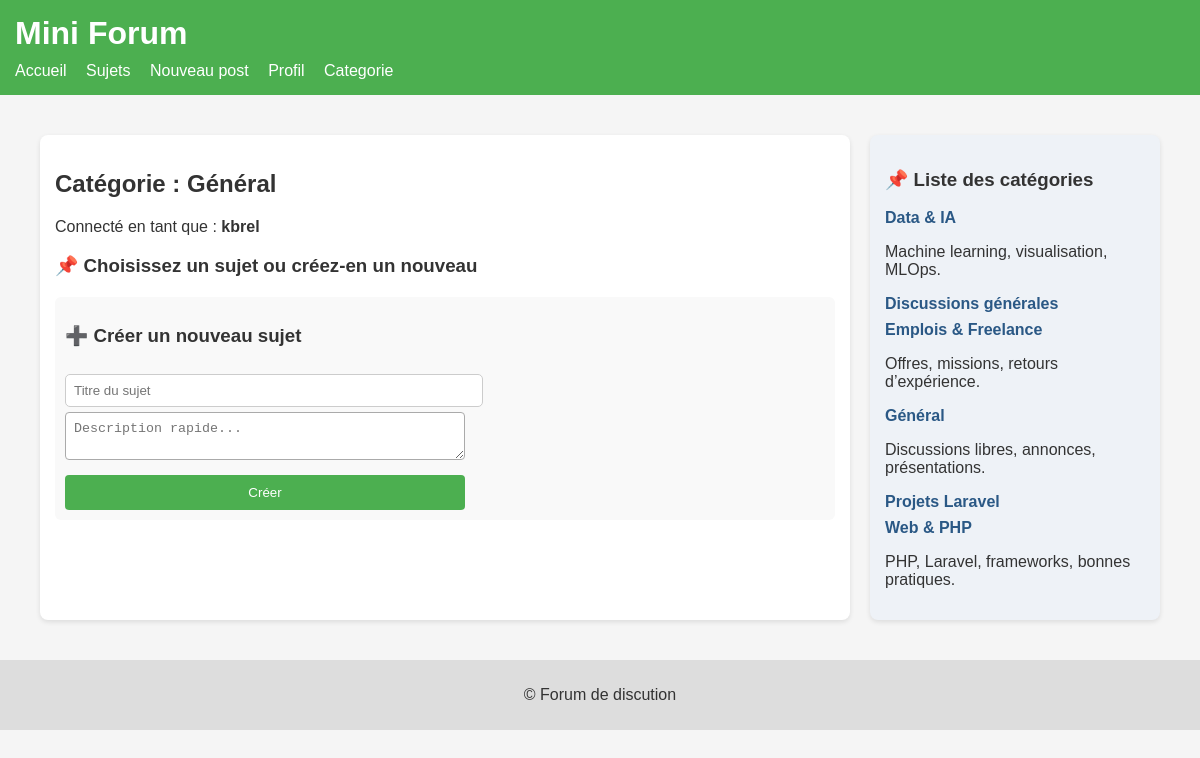
The page /View/topic.php?category_id=1&type=Général (signed in) on the database its author committed.
### tables this page shows
CREATE TABLE `categories` (
  `id` int(11) NOT NULL,
  `name` varchar(100) NOT NULL,
  `commentaire` text DEFAULT NULL,
  `created_at` timestamp NOT NULL DEFAULT current_timestamp()
);

### Models/Category.php (called while the page is built, shortened)
<?php
class Category {
    private $conn;
    public function __construct($db) {
        $this->conn = $db;
    }
    public function getAll() {
        $stmt = $this->conn->prepare("SELECT * FROM categories ORDER BY name ASC");
        $stmt->execute();
        return $stmt;
    }
    public function getById($id) {
        $stmt = $this->conn->prepare("SELECT * FROM categories WHERE id = :id LIMIT 1");
        $stmt->execute([':id' => $id]);
        return $stmt->fetch(PDO::FETCH_ASSOC);
    }
}
?>

### View/topic.php (the view, shortened to what this page needs)
<?php
require_once "../Models/Category.php";
$db = new Database();
$conn = $db->getConnection();
$categoryObj = new Category($conn);
$categories = $categoryObj->getAll()->fetchAll(PDO::FETCH_ASSOC);
$category_id = isset($_GET['category_id']) ? (int)$_GET['category_id'] : 0;
$selected_topic_id = isset($_GET['topic_id']) ? (int)$_GET['topic_id'] : 0;
include('../includes/head.php');
?>
<main class="forum-layout">
  <section class="left-panel">
      <h2>Catégorie : <?= $category_id ? htmlspecialchars($categoryObj->getById($category_id)['name']) : 'Aucune sélection' ?></h2>
      <p class="user-info">Connecté en tant que : <strong><?= $_SESSION['user']['username'] ?></strong></p>
      <?php if (!$selected_topic_id): ?>
          <div class="topics-list">
              <h3>📌 Choisissez un sujet ou créez-en un nouveau</h3>
          </div>
          <div class="add-topic">
              <h3>➕ Créer un nouveau sujet</h3>
              <form method="post">
                  <input type="text" name="title" placeholder="Titre du sujet" required>
                  <textarea name="description" rows="2" placeholder="Description rapide..." required></textarea>
                  <button type="submit">Créer</button>
              </form>
          </div>
      <?php endif; ?>
  </section>
  <aside class="right-panel">
      <h3>📌 Liste des catégories</h3>
      <ul>
          <?php foreach($categories as $cat): ?>
              <li>
                  <a href="topic.php?category_id=<?= $cat['id'] ?>">
                      <?= htmlspecialchars($cat['name']) ?>
                  </a>
                  <?php if(!empty($cat['commentaire'])): ?>
                      <p class="category-comment"><?= htmlspecialchars($cat['commentaire']) ?></p>
                  <?php endif; ?>
              </li>
          <?php endforeach; ?>
      </ul>
  </aside>
</main>
<?php
include('../includes/footer.php');
?>

### public/CSS/style.css (style rules this page uses)
body { font-family: Arial, sans-serif; margin: 0; background: #f5f5f5; color: #333; }
main { padding: 20px; }
form { display: flex; flex-direction: column; max-width: 400px; }
form input, form textarea { padding: 8px; margin-top: 5px; border: 1px solid #aaa; border-radius: 4px; }
form button { margin-top: 15px; padding: 10px; background: #4CAF50; border: none; color: white; cursor: pointer; border-radius: 4px; }
main.forum-layout { display: flex; gap: 20px; margin: 20px; }
.left-panel { flex: 3; background: #fff; padding: 15px; border-radius: 8px; box-shadow: 0 2px 5px rgba(0,0,0,0.1); }
.right-panel { flex: 1; background: #eef2f7; padding: 15px; border-radius: 8px; box-shadow: 0 2px 5px rgba(0,0,0,0.1); }
.add-post, .add-topic { margin-top: 20px; padding: 10px; background: #f9f9f9; border-radius: 6px; }
.add-post textarea, .add-topic input { width: 100%; padding: 8px; margin-top: 8px; border: 1px solid #ccc; border-radius: 5px; }
button { background: #2a5885; color: white; border: none; padding: 10px 15px; border-radius: 5px; cursor: pointer; margin-top: 10px; }
.right-panel ul { list-style: none; padding: 0; }
.right-panel ul li { margin: 8px 0; }
.right-panel ul li a { text-decoration: none; color: #2a5885; font-weight: bold; }

### rows shown on the page
categories: name "Général", commentaire "Discussions libres, annonces, présentations."
categories: name "Data & IA", commentaire "Machine learning, visualisation, MLOps."
categories: name "Discussions générales"
categories: name "Emplois & Freelance", commentaire "Offres, missions, retours d’expérience."
categories: name "Projets Laravel"
categories: name "Web & PHP", commentaire "PHP, Laravel, frameworks, bonnes pratiques."

### other values the page prints
$_SESSION['user']['username'] "kbrel"
